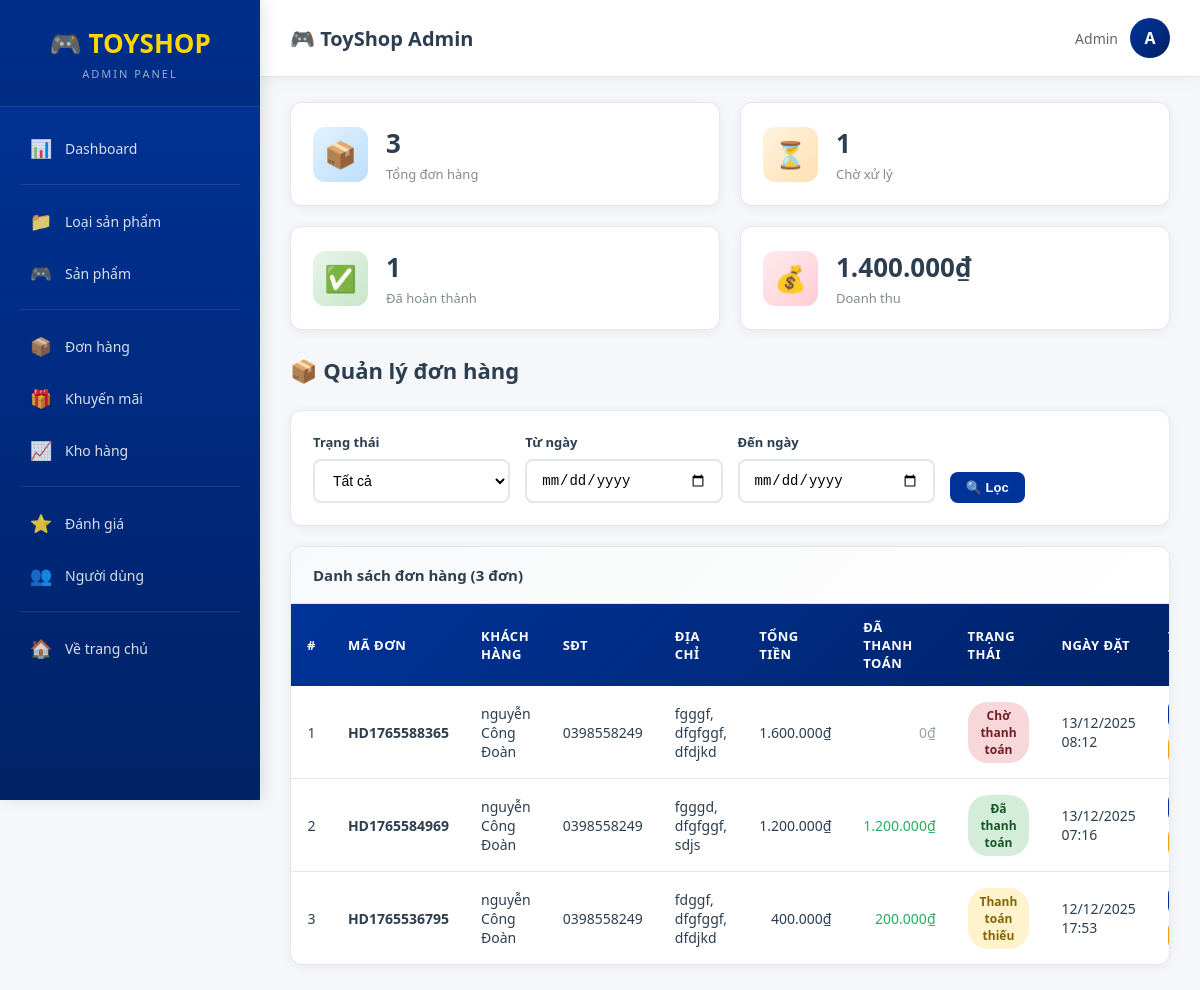
Page /Admin/orderList (signed in) on the committed database.
### tables this page shows
CREATE TABLE `orders` (
  `id` int(11) NOT NULL,
  `user_id` int(11) DEFAULT NULL,
  `order_code` varchar(50) DEFAULT NULL,
  `receiver` varchar(100) DEFAULT NULL,
  `phone` varchar(20) DEFAULT NULL,
  `address` varchar(255) DEFAULT NULL,
  `delivery_method` varchar(20) DEFAULT 'home',
  `payment_method` varchar(20) DEFAULT NULL,
  `total_amount` decimal(15,2) DEFAULT 0.00,
  `discount_amount` decimal(15,2) DEFAULT 0.00,
  `coupon_code` varchar(100) DEFAULT NULL,
  `transaction_info` varchar(30) DEFAULT NULL,
  `note` text DEFAULT NULL,
  `created_at` datetime DEFAULT current_timestamp(),
  `received_amount` decimal(15,2) DEFAULT 0.00,
  `lack_amount` decimal(15,2) DEFAULT 0.00,
  `user_email` varchar(100) DEFAULT NULL
);

### app/Controller.php (called while the page is built, shortened)
<?php
class Controller {
    public function model($model){
        return new $model;
    }
    public function view($view, $data = []){
        extract($data);
        require "./views/" . $view . ".php";
    }
}

### controllers/Admin.php (called while the page is built, shortened)
<?php
class Admin extends Controller{
    public function orderList() {
        $orderModel = $this->model('OrderModel');
        $where = "1=1";
        $params = [];
        $statsWhere = "1=1";
        $statsParams = [];
        $orders = $orderModel->select("SELECT * FROM orders WHERE $where ORDER BY created_at DESC", $params);
        $filteredOrders = $orderModel->select("SELECT * FROM orders WHERE $statsWhere", $statsParams);
        $stats = [
            'total' => count($filteredOrders),
            'pending' => 0,
            'completed' => 0,
            'revenue' => 0
        ];
        foreach ($filteredOrders as $o) {
            $stats['revenue'] += (float)($o['received_amount'] ?? 0);
            if ($o['transaction_info'] == 'dathanhtoan') {
                $stats['completed']++;
            } elseif ($o['transaction_info'] == 'chothanhtoan') {
                $stats['pending']++;
            }
        }
        $this->view('adminPage', [
            'page' => 'OrderListView',
            'orders' => $orders,
            'stats' => $stats
        ]);
    }
}

### app/App.php (called while the page is built, shortened)
<?php
class App{
    protected $action="Show";
 public function __construct(){
        $arr=array();
        if(isset($_GET["url"])){
            $arr=$this->urlprocess();
        }
        if(isset($arr[0])&& file_exists("./controllers/".$arr[0].".php")){
            unset($arr[0]);
        }
        $this->controller= new $this->controller;
        if(isset($arr[1]) && method_exists($this->controller,$arr[1])){
            $this->action=$arr[1];
        }
        unset($arr[1]);
        $this->param =$arr?array_values($arr):array();
        call_user_func_array(array($this->controller,$this->action),$this->param);
    }
   public function urlprocess(){
        if(isset($_GET["url"])){
           return explode('/', filter_var(trim($_GET["url"],'/')));
        }
        return array();
    }
}

### index.php (called while the page is built, shortened)
<?php
require_once "app/DB.php";
require_once "app/Controller.php";
require_once "app/App.php";
$App = new App();
?>

### app/DB.php (called while the page is built, shortened)
<?php
class DB
{
    private $host = 'localhost';
    private $user = 'root';
    private $pass = '';
    private $dbname = 'websitedochoi';
    public function __construct()
    {
        $this->db = $this->Connect();
    }
    public function Connect()
    {
        try {
            $dsn = 'mysql:host=' . $this->host . ';port=3306;dbname=' . $this->dbname . ';charset=utf8mb4';
            $pdo = new PDO($dsn, $this->user, $this->pass);
            $pdo->setAttribute(PDO::ATTR_DEFAULT_FETCH_MODE, PDO::FETCH_ASSOC);
            $pdo->setAttribute(PDO::ATTR_ERRMODE, PDO::ERRMODE_EXCEPTION);
            return $pdo;
        } catch (PDOException $e) {
            error_log("Database connection error: " . $e->getMessage());
            die("Không thể kết nối database. Vui lòng kiểm tra cấu hình.");
        }
    }
}

### models/BaseModel.php (called while the page is built, shortened)
<?php
class BaseModel extends DB {
    public function __construct()
    {
        if ($this->db instanceof PDO) {
            $this->db->setAttribute(PDO::ATTR_ERRMODE, PDO::ERRMODE_EXCEPTION);
        } else {
            error_log("❌ BaseModel: \$this->db KHÔNG PHẢI PDO - LỖI KẾT NỐI");
        }
    }
    public function select($sql, $params = []) {
        try {
            $stmt = $this->db->prepare($sql);
            $stmt->execute($params);
            return $stmt->fetchAll(PDO::FETCH_ASSOC);
        } catch (PDOException $e) {
            error_log("Lỗi BaseModel::select(): " . $e->getMessage());
            return [];
        }
    }
}

### views/Back_end/OrderListView.php (the view, shortened to what this page needs)
<?php
$orders = $data['orders'] ?? [];
$stats = $data['stats'] ?? [];
?>
<div class="stats-grid">
    <div class="stat-card">
        <div class="stat-icon blue">📦</div>
        <div class="stat-info">
            <h3><?= $stats['total'] ?? count($orders) ?></h3>
            <p>Tổng đơn hàng</p>
        </div>
    </div>
    <div class="stat-card">
        <div class="stat-icon orange">⏳</div>
        <div class="stat-info">
            <h3><?= $stats['pending'] ?? 0 ?></h3>
            <p>Chờ xử lý</p>
        </div>
    </div>
    <div class="stat-card">
        <div class="stat-icon green">✅</div>
        <div class="stat-info">
            <h3><?= $stats['completed'] ?? 0 ?></h3>
            <p>Đã hoàn thành</p>
        </div>
    </div>
    <div class="stat-card">
        <div class="stat-icon red">💰</div>
        <div class="stat-info">
            <h3><?= number_format($stats['revenue'] ?? 0, 0, ',', '.') ?>₫</h3>
            <p>Doanh thu</p>
        </div>
    </div>
</div>
<div class="page-header">
    <h2 class="page-title">📦 Quản lý đơn hàng</h2>
</div>
<div class="card" style="margin-bottom: 20px;">
    <div class="card-body">
        <form method="GET" action="<?= APP_URL ?>/Admin/orderList" class="form-row">
            <div class="form-group" style="margin-bottom:0;">
                <label class="form-label">Trạng thái</label>
                <select name="status" class="form-control">
                    <option value="">Tất cả</option>
                </select>
            </div>
            <div class="form-group" style="margin-bottom:0;">
                <label class="form-label">Từ ngày</label>
                <input type="date" name="from_date" class="form-control" value="<?= $_GET['from_date'] ?? '' ?>">
            </div>
            <div class="form-group" style="margin-bottom:0;">
                <label class="form-label">Đến ngày</label>
                <input type="date" name="to_date" class="form-control" value="<?= $_GET['to_date'] ?? '' ?>">
            </div>
            <div class="form-group" style="margin-bottom:0;">
                <label class="form-label">&nbsp;</label>
                <button type="submit" class="btn btn-primary">🔍 Lọc</button>
            </div>
        </form>
    </div>
</div>
<div class="card">
    <div class="card-header">
        Danh sách đơn hàng (<?= count($orders) ?> đơn)
    </div>
    <div class="table-responsive">
        <table class="table">
            <thead>
                <tr>
                    <th class="text-center">#</th>
                    <th>Mã đơn</th>
                    <th>Khách hàng</th>
                    <th>SĐT</th>
                    <th>Địa chỉ</th>
                    <th class="text-right">Tổng tiền</th>
                    <th class="text-right">Đã thanh toán</th>
                    <th class="text-center">Trạng thái</th>
                    <th>Ngày đặt</th>
                    <th class="text-center">Thao tác</th>
                </tr>
            </thead>
            <tbody>
                <?php if (!empty($orders)): $i = 1; ?>
                    <?php foreach ($orders as $order): ?>
                    <tr>
                        <td class="text-center"><?= $i++ ?></td>
                        <td><strong><?= htmlspecialchars($order['order_code']) ?></strong></td>
                        <td><?= htmlspecialchars($order['receiver']) ?></td>
                        <td><?= htmlspecialchars($order['phone']) ?></td>
                        <td>
                            <?= ($order['delivery_method'] ?? '') === 'store'
                                ? '<span class="badge badge-info">Lấy tại cửa hàng</span>'
                                : htmlspecialchars(mb_substr($order['address'] ?? '', 0, 30)) . (strlen($order['address'] ?? '') > 30 ? '...' : '') ?>
                        </td>
                        <td class="text-right"><?= number_format($order['total_amount'] ?? 0, 0, ',', '.') ?>₫</td>
                        <td class="text-right">
                            <?php if (($order['received_amount'] ?? 0) > 0): ?>
                                <span style="color:#27ae60;"><?= number_format($order['received_amount'], 0, ',', '.') ?>₫</span>
                            <?php else: ?>
                                <span style="color:#95a5a6;">0₫</span>
                            <?php endif; ?>
                        </td>
                        <td class="text-center">
                            <?php
                            $status = $order['transaction_info'] ?? '';
                            if ($status == 'dathanhtoan') {
                                echo '<span class="badge badge-success">Đã thanh toán</span>';
                            } elseif ($status == 'thanhtoanthieu') {
                                echo '<span class="badge badge-warning">Thanh toán thiếu</span>';
                            } else {
                                echo '<span class="badge badge-danger">Chờ thanh toán</span>';
                            }
                            ?>
                        </td>
                        <td><?= date('d/m/Y H:i', strtotime($order['created_at'])) ?></td>
                        <td class="text-center">
                        </td>
                    </tr>
                    <?php endforeach; ?>
                <?php endif; ?>
            </tbody>
        </table>
    </div>
</div>

### views/adminPage.php (style rules this page uses)
:root { --primary-blue: #003399; --dark-blue: #002266; --primary-red: #e31837; --yellow: #ffd700; --white: #ffffff; --light-gray: #f5f7fa; --text-dark: #2c3e50; --border-color: #e1e8ed; --success: #27ae60; --warning: #f39c12; --danger: #e74c3c; --info: #3498db; }
* { margin: 0; padding: 0; box-sizing: border-box; }
body { font-family: 'Segoe UI', Arial, sans-serif; background: var(--light-gray); min-height: 100vh; }
.stats-grid { display: grid; grid-template-columns: repeat(4, 1fr); gap: 20px; margin-bottom: 25px; }
.stat-card { background: var(--white); border-radius: 12px; padding: 22px; box-shadow: 0 2px 12px rgba(0,0,0,0.06); display: flex; align-items: center; gap: 18px; border: 1px solid var(--border-color); transition: all 0.3s; }
.stat-icon { width: 55px; height: 55px; border-radius: 12px; display: flex; align-items: center; justify-content: center; font-size: 26px; }
.stat-icon.blue { background: linear-gradient(135deg, #e3f2fd, #bbdefb); }
.stat-icon.green { background: linear-gradient(135deg, #e8f5e9, #c8e6c9); }
.stat-icon.orange { background: linear-gradient(135deg, #fff3e0, #ffe0b2); }
.stat-icon.red { background: linear-gradient(135deg, #ffebee, #ffcdd2); }
.stat-info h3 { font-size: 26px; font-weight: 700; color: var(--text-dark); margin-bottom: 4px; }
.stat-info p { font-size: 13px; color: #7f8c8d; }
.page-header { margin-bottom: 25px; }
.page-title { font-size: 22px; font-weight: 700; color: var(--text-dark); display: flex; align-items: center; gap: 10px; }
.card { background: var(--white); border-radius: 12px; box-shadow: 0 2px 12px rgba(0,0,0,0.06); border: 1px solid var(--border-color); overflow: hidden; }
.card-header { padding: 18px 22px; background: linear-gradient(135deg, #f8f9fa, #fff); border-bottom: 1px solid var(--border-color); font-weight: 600; color: var(--text-dark); font-size: 15px; }
.card-body { padding: 22px; }
.table-responsive { overflow-x: auto; }
.table { width: 100%; border-collapse: collapse; }
.table thead { background: linear-gradient(135deg, var(--primary-blue), var(--dark-blue)); }
.table th { padding: 14px 16px; text-align: left; font-weight: 600; color: var(--white); font-size: 13px; text-transform: uppercase; letter-spacing: 0.5px; }
.table td { padding: 14px 16px; border-bottom: 1px solid var(--border-color); font-size: 14px; color: var(--text-dark); vertical-align: middle; }
.table tbody tr:last-child td { border-bottom: none; }
.text-center { text-align: center; }
.text-right { text-align: right; }
.badge { display: inline-block; padding: 5px 12px; border-radius: 20px; font-size: 12px; font-weight: 600; }
.badge-success { background: #d4edda; color: #155724; }
.badge-warning { background: #fff3cd; color: #856404; }
.badge-danger { background: #f8d7da; color: #721c24; }
.btn { padding: 8px 16px; border: none; border-radius: 8px; cursor: pointer; font-size: 13px; font-weight: 600; text-decoration: none; display: inline-flex; align-items: center; justify-content: center; gap: 6px; transition: all 0.3s; }
.btn-primary { background: var(--primary-blue); color: var(--white); }
.form-row { display: flex; gap: 15px; flex-wrap: wrap; align-items: flex-end; }
.form-group { margin-bottom: 18px; flex: 1; min-width: 180px; }
.form-label { display: block; margin-bottom: 8px; font-weight: 600; color: var(--text-dark); font-size: 13px; }
.form-control { width: 100%; padding: 11px 14px; border: 2px solid var(--border-color); border-radius: 8px; font-size: 14px; transition: all 0.3s; background: var(--white); }
select.form-control { cursor: pointer; }
@media (max-width: 1400px) { .stats-grid { grid-template-columns: repeat(2, 1fr); } }

### rows in the picture
orders: order_code "HD1765588365", receiver "nguyễn Công Đoàn", phone "0398558249", address "fgggf, dfgfggf, dfdjkd", total_amount "1.600.000", received_amount "0₫", transaction_info "Chờ thanh toán", created_at "13/12/2025 08:12"
orders: order_code "HD1765584969", receiver "nguyễn Công Đoàn", phone "0398558249", address "fgggd, dfgfggf, sdjs", total_amount "1.200.000", received_amount "1.200.000", transaction_info "Đã thanh toán", created_at "13/12/2025 07:16"
orders: order_code "HD1765536795", receiver "nguyễn Công Đoàn", phone "0398558249", address "fdggf, dfgfggf, dfdjkd", total_amount "400.000", received_amount "200.000", transaction_info "Thanh toán thiếu", created_at "12/12/2025 17:53"

### other values in the picture
$stats['total'] "3"
$stats['pending'] "1"
$stats['completed'] "1"
$stats['revenue'] "1.400.000"
count($orders) "3"
